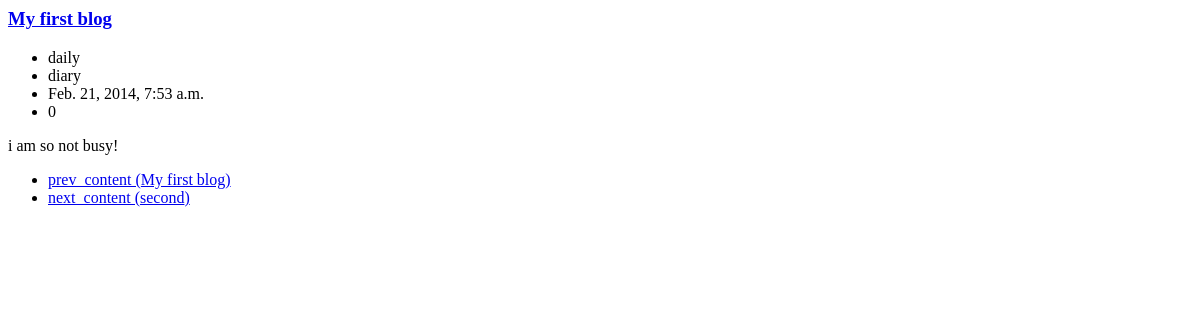
Page /blog/entry/2/ on the earlier database version.
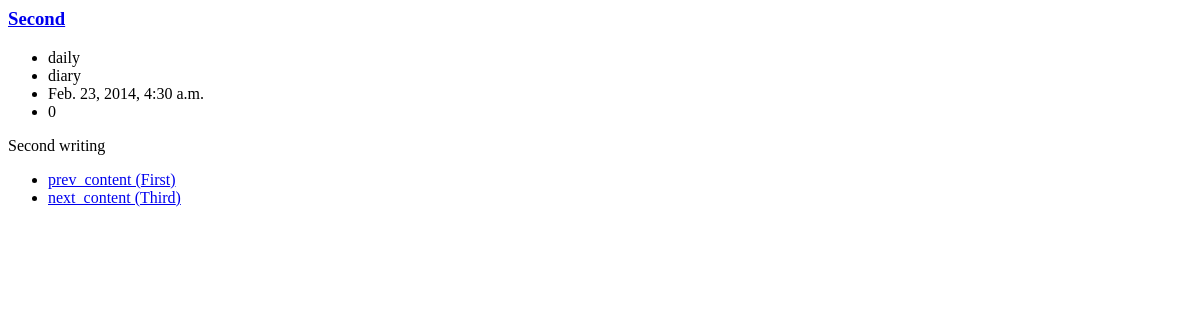
Same page on the later database version.
### blog/models.py (models this page shows)
class Entries(models.Model):
	Title = models.CharField(max_length=80, null=False)
	Content = models.TextField(null=False)
	created = models.DateTimeField(auto_now_add=True, auto_now=True)
	Category = models.ForeignKey(Categories)
	Tags = models.ManyToManyField(TagModel)
	Comments = models.PositiveSmallIntegerField(default=0, null=True)

class Categories(models.Model):
	Title = models.CharField(max_length=40, null=False)

### blog/views.py (the view)
# urls.py: url(r'^blog/entry/(?P<entry_id>\d+)/$', 'blog.views.read'),
def read(request, entry_id=None):
    page_title = '블로그 글 읽기 화면'
    current_entry = Entries.objects.get(id=int(entry_id))
    try:
        prev_entry = current_entry.get_previous_by_created()
    except:
        prev_entry = None
    try:
        next_entry = current_entry.get_next_by_created()
    except:
        next_entry = None
    tpl = loader.get_template('read.html')
    ctx = Context({
        'page_title':page_title,
        'current_entry':current_entry,
        'prev_entry':prev_entry,
        'next_entry':next_entry
    })
    return HttpResponse(tpl.render(ctx))

### templates/read.html
	<div>
		<h3><a href="/blog/entry/{{current_entry.id}}">{{current_entry.Title}}</a></h3>
		<ul>
			<li>{{current_entry.Category.Title}}</li>
			<li>{% for tag in current_entry.Tags.all %}
			<span>{{tag.Title}}</span>
			{% endfor %}</li>
			<li>{{current_entry.created}}</li>
			<li>{{current_entry.Comments}}</li>
		</ul>
		<div>{{current_entry.Content}}</div>
	</div>
	<ul>
		{% if prev_entry %}
		<li><a href="/blog/entry/{{prev_entry.id}}"> prev_content ({{prev_entry.Title}})</a></li>
		{% endif %}
		{% if next_entry %}
		<li><a href="/blog/entry/{{next_entry.id}}">next_content ({{next_entry.Title}})</a></li>
		{% endif %}
	</ul>

Differences in the rows shown:
changed Entries "daily": Title "My first blog" → "Second"; created "Feb. 21, 2014, 7:53 a.m." → "Feb. 23, 2014, 4:30 a.m."; Content "i am so not busy!" → "Second writing"
Other differences:
{{ prev_entry.Title }}: "My first blog" → "First"
{{ next_entry.Title }}: "second" → "Third"
